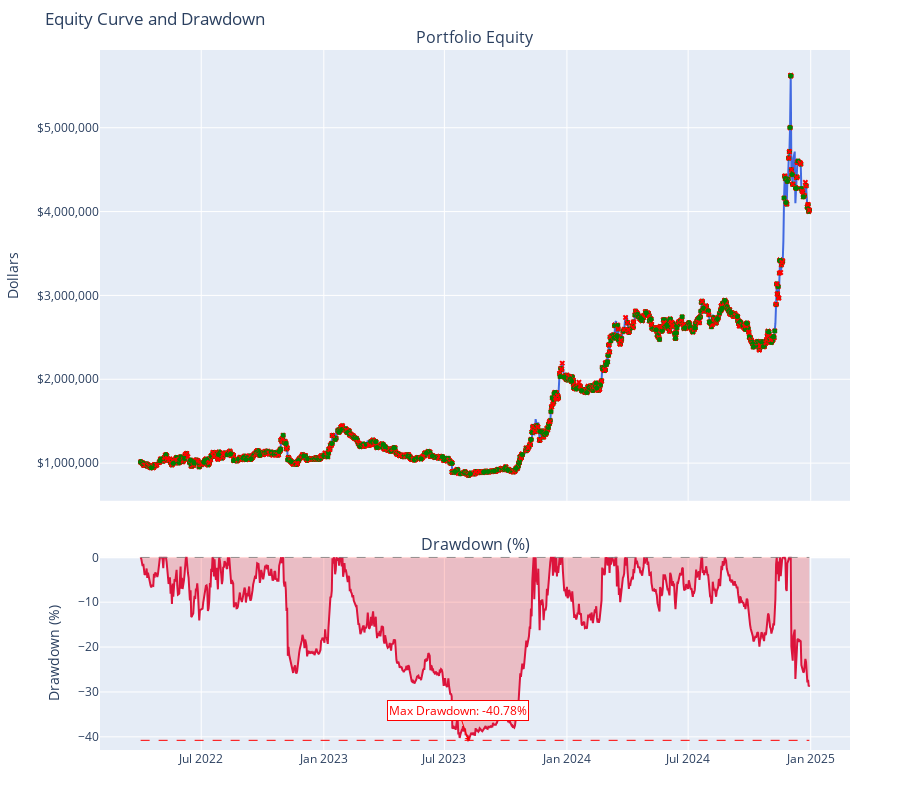

Notebook code for this chart:
### Markdown cell above
## Performance Analysis Tools

### Code cell
# Analyze and plot results
strategy.plotEquityCurve(results)
